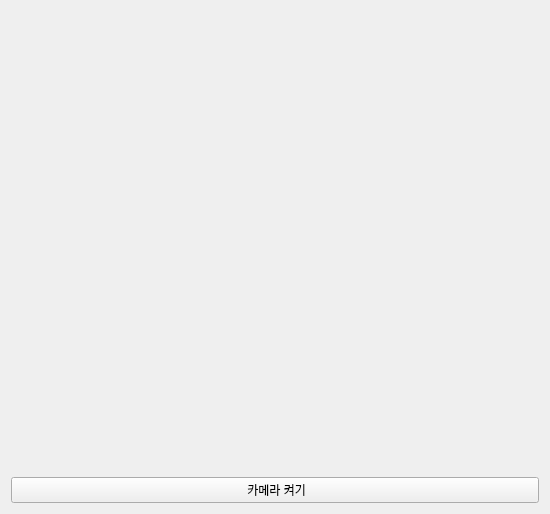
<?xml version="1.0" encoding="UTF-8"?>
<ui version="4.0">
 <class>Tab1_camera</class>
 <widget class="QWidget" name="Tab1_camera">
  <property name="geometry">
   <rect>
    <x>0</x>
    <y>0</y>
    <width>550</width>
    <height>514</height>
   </rect>
  </property>
  <property name="windowTitle">
   <string>Form</string>
  </property>
  <layout class="QVBoxLayout" name="verticalLayout" stretch="9,1">
   <item>
    <widget class="QLabel" name="pCam">
     <property name="text">
      <string/>
     </property>
    </widget>
   </item>
   <item>
    <widget class="QPushButton" name="pPBCam">
     <property name="text">
      <string> 카메라 켜기</string>
     </property>
    </widget>
   </item>
  </layout>
 </widget>
 <resources/>
 <connections/>
</ui>
